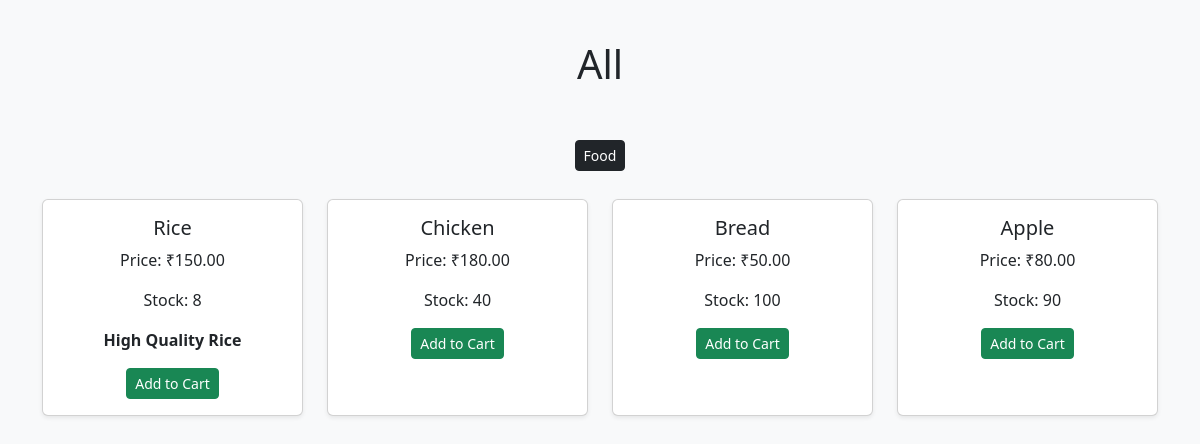
/products/, run on an earlier commit of the app's database.
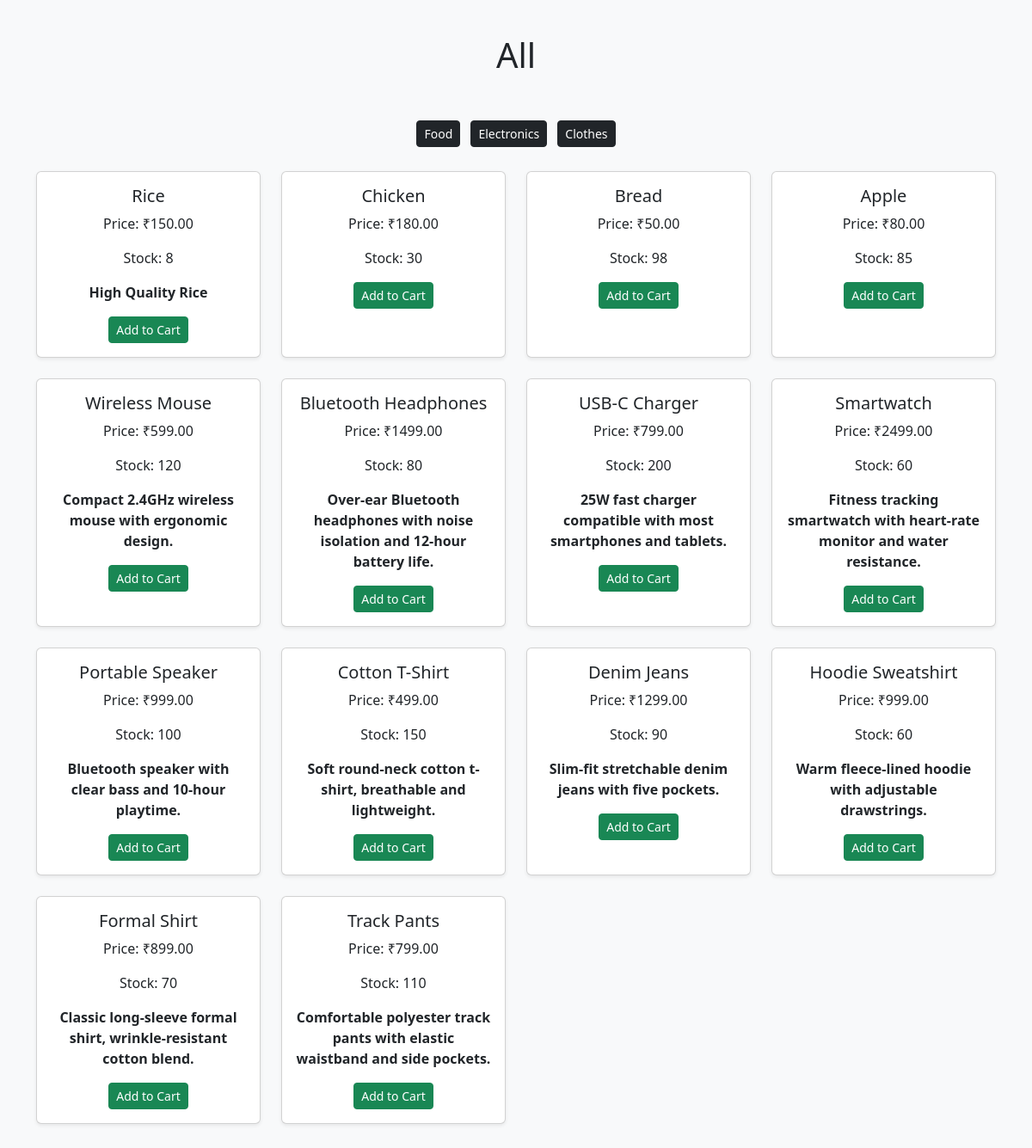
And on a later commit of the database.
### products/models.py (models this page shows, shortened)
class Product(models.Model):
    name = models.CharField(max_length=100)
    price = models.DecimalField(max_digits=10, decimal_places=2)
    stock = models.PositiveIntegerField(default=0)
    sku = models.CharField(max_length=50, unique=True)
    description = models.TextField(blank=True)
    is_active = models.BooleanField(default=True)
    CATEGORIES = [('electronics', 'Electronics'), ('clothes', 'Clothes'),
                  ('grocery', 'Grocery')]
    category = models.CharField(max_length=50, choices=CATEGORIES)

### products/views.py (the view)
# urls.py: path('', views.all_products, name='all_products'),                        # /products/
def all_products(request):
    products = Product.objects.all()
    categories = get_categories()
    return render(request, 'products/product_list.html', {
        'products': products,
        'category': 'All',
        'categories': categories
    })

### products/views.py (called while the page is built)
def get_categories():
    return Product.objects.values_list('category', flat=True).distinct()

### products/templates/products/product_list.html (shortened to what this page needs)
<!DOCTYPE html>
<html lang="en">
<head>
    <link href="https://cdn.jsdelivr.net/npm/bootstrap@5.3.3/dist/css/bootstrap.min.css" rel="stylesheet">
</head>
<body class="p-4 bg-light">
<div class="container">
    <h1 class="text-center mb-5 mt-3">{{ category|title }}</h1>
    <div class="text-center mb-4">
        {% for c in categories %}
            <a href="{% url 'product_list_by_category' c %}" class="btn btn-dark btn-sm m-1">
                {{ c|title }}
            </a>
        {% endfor %}
    </div>
    <div class="row">
        {% for product in products %}
        <div class="col-md-3 mb-4">
            <div class="card h-100 shadow-sm">
                <div class="card-body text-center">
                    <h5 class="card-title">
                        <a href="{% url 'product_detail' product.id %}" class="text-decoration-none text-dark">
                            {{ product.name }}
                        </a>
                    </h5>
                    <p>Price: ₹{{ product.price }}</p>
                    <p>Stock: {{ product.stock }}</p>
                    <p><strong>{{ product.description }}</strong></p>
                    <form method="POST" action="{% url 'add_to_cart' product.id %}">
                        <button type="submit" class="btn btn-success btn-sm" {% if product.stock == 0 %}disabled{% endif %}>
                            {% if product.stock == 0 %}Out of Stock{% else %}Add to Cart{% endif %}
                        </button>
                    </form>
                </div>
            </div>
        </div>
        {% empty %}
        <p class="text-center">No products available in this category.</p>
        {% endfor %}
    </div>
</div>
</body>
</html>

What changed in the data, as far as the page shows it:
changed Product "Chicken": stock "40" → "30"
changed Product "Bread": stock "100" → "98"
changed Product "Apple": stock "90" → "85"
added Product: name "Wireless Mouse", price "599.00", stock "120", description "Compact 2.4GHz wireless mouse with ergonomic design.", shows "Add to Cart"
added Product: name "Bluetooth Headphones", price "1499.00", stock "80", description "Over-ear Bluetooth headphones with noise isolation and 12-hour battery life.", shows "Add to Cart"
added Product: name "USB-C Charger", price "799.00", stock "200", description "25W fast charger compatible with most smartphones and tablets.", shows "Add to Cart"
added Product: name "Smartwatch", price "2499.00", stock "60", description "Fitness tracking smartwatch with heart-rate monitor and water resistance.", shows "Add to Cart"
added Product: name "Portable Speaker", price "999.00", stock "100", description "Bluetooth speaker with clear bass and 10-hour playtime.", shows "Add to Cart"
added Product: name "Cotton T-Shirt", price "499.00", stock "150", description "Soft round-neck cotton t-shirt, breathable and lightweight.", shows "Add to Cart"
added Product: name "Denim Jeans", price "1299.00", stock "90", description "Slim-fit stretchable denim jeans with five pockets.", shows "Add to Cart"
added Product: name "Hoodie Sweatshirt", price "999.00", stock "60", description "Warm fleece-lined hoodie with adjustable drawstrings.", shows "Add to Cart"
added Product: name "Formal Shirt", price "899.00", stock "70", description "Classic long-sleeve formal shirt, wrinkle-resistant cotton blend.", shows "Add to Cart"
added Product: name "Track Pants", price "799.00", stock "110", description "Comfortable polyester track pants with elastic waistband and side pockets.", shows "Add to Cart"
Also different on the page:
new list line: "Electronics"
new list line: "Clothes"
